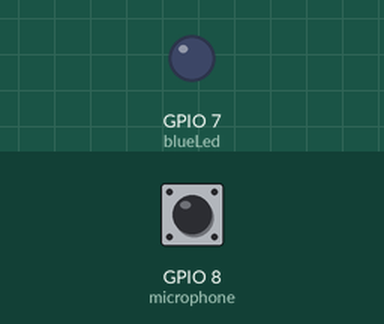
Recording of a sketch running on a simulated ESP32-S3. On the bench: output pins drawn as LEDs (lit = HIGH). The inputs (shaded band) are chosen by the test bench; at power-on: GPIO 8 (microphone) LOW.

Above: at 1.2 s.
1.3 s: GPIO 8 (microphone) driven HIGH
At 2.5 s:
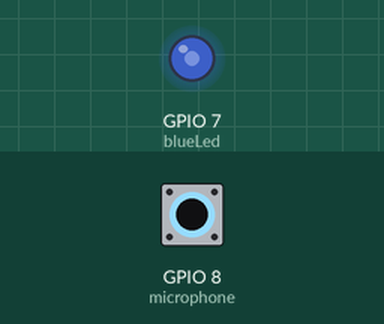
2.8 s: GPIO 8 (microphone) pulsed LOW 2 times (0.12 s each, 0.3 s apart)
At 3.21 s:
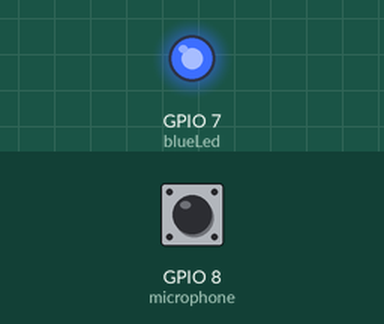
Timing chart, 0 to 5.8 s (numbered marks = the images above; inputs shaded):
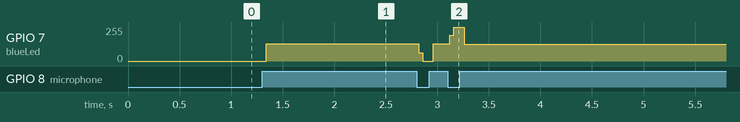

The sketch:

17-sound-sensor.ino
```cpp
// Project #17 - Sound sensor
// This code is part of the challenge 100 Arduino and ESP32 projects.
// You can find more information about this initiative at https://github.com/LucasFernandoChannel/one-hundred-projects-challenge
// Created by Lucas Fernando - check my Youtube channel at https://www.youtube.com/@lucasfernandochannel

const int blueLed = 7;
const int microphone = 8;
int ledState = 0;


void setup() {
  pinMode(microphone, INPUT);
  pinMode(blueLed, OUTPUT);
  digitalWrite(blueLed, ledState);
}

void loop() {
  int value = digitalRead(microphone);
  if (value == 1) {
    if (ledState == 0) {
      ledState = 1;
    } else {
      ledState = 0;
    }
  }
  digitalWrite(blueLed, ledState);
}
```

Measured:
- after the input at 1.3 s, GPIO 7 (blueLed): 0/255 → 130/255 at once
- after the input at 2.8 s, GPIO 7 (blueLed): 130/255 → 0/255 at once, → 130/255 0.14 s later, → 255/255 0.16 s later, → 125/255 0.14 s later
